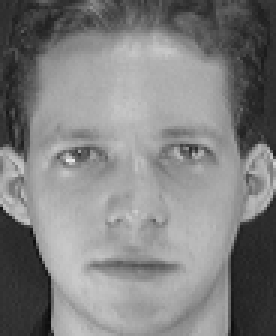
//> input picture Images/attface/att-face/s1/1.pgm, 92 x 112 px (shown 3 times larger)
$ ./canny ../../Images/attface/att-face/s1/1.pgm ../../Images/attface/att-face/s1/10.pgm   (built with g++ and OpenCV 4)
//> lines starting //> are read from the running program, lines starting //| are printed output that depends on the picture
//> further down, src is the input picture: 112 rows x 92 cols, CV_8UC3; min 11, max 234, mean 128.3
### Homework1/src/cannylib.cpp
#include "canny.hpp"

/*
 * Discrete angle
 * return the sector index of the angle
 * @param
 * @return: the sector index of the angle
 *         0: -pi/8 ~ pi/8 or -pi ~ -7pi/8 or 7pi/8 ~ pi
 *         1: -7pi/8 ~ -5pi/8 or pi/8 ~ 3pi/8
 *         2: -5pi/8 ~ -3pi/8 or 3pi/8 ~ 5pi/8
 *         3: -3pi/8 ~ -pi/8 or 5pi/8 ~ 7pi/8
 */
uchar giveSector(float angle) {
    // if the angle is negative, add pi to make it positive
    if (angle < 0) {
        angle += CV_PI;
    }

    // get the sector index of the angle
    uchar sector = 0;
    if (angle >= 0 && angle < CV_PI / 8.0) {
        sector = 0;
    } else if (angle >= CV_PI / 8.0 && angle < 3.0 * CV_PI / 8.0) {
        sector = 1;
    } else if (angle >= 3.0 * CV_PI / 8.0 && angle < 5.0 * CV_PI / 8.0) {
        sector = 2;
    } else if (angle >= 5.0 * CV_PI / 8.0 && angle < 7.0 * CV_PI / 8.0) {
        sector = 3;
    } else if (angle >= 7.0 * CV_PI / 8.0 && angle < CV_PI) {
        sector = 0;
    }

    return sector;
}

/*
 * Calculate the gradient magnitude and direction angle
 * @param source: input image
 * @param grad_m: gradient magnitude
 * @param dict_angle: gradient direction angle
 */
void calGradandAngle(Mat &source, Mat &grad_m, Mat &dict_angle) {
    float max_grad_m = 0;
    for (int i = 0; i < source.rows; i++) {
        for (int j = 0; j < source.cols; j++) {
            if (i == source.rows - 1 || j == source.cols - 1) {
                // if the pixel is at the border,
                // set the gradient magnitude to the left pixel's value
                // to avoid abnormal values
                grad_m.at<uchar>(i, j) = grad_m.at<uchar>(i, j-1);
                continue;
            }
            float Gx = (mat_at(source, i, j+1) - mat_at(source, i, j) + mat_at(source, i+1, j+1) - mat_at(source, i+1, j)) / 2.0;
            float Gy = (mat_at(source, i, j) - mat_at(source, i+1, j) + mat_at(source, i, j+1) - mat_at(source, i+1, j+1)) / 2.0;

            // calculate gradient magnitude
            grad_m.at<uchar>(i, j) = (uchar)sqrtf32(Gx*Gx + Gy*Gy);
            // update max_grad_m
            if (grad_m.at<uchar>(i, j) > max_grad_m) {
                max_grad_m = grad_m.at<uchar>(i, j);
            }
            // calculate gradient direction angle
            dict_angle.at<float>(i, j) = atan2f32(Gy, Gx);
        }
    }
//> this loop made 112 passes
//> max_grad_m on passes 1 to 12: 14, 14, 14, 20, 20, 20, 20, 21, 21, 21, 21, 21
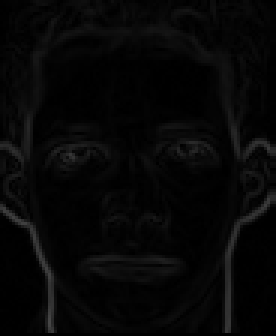
//> grad_m: 112 rows x 92 cols, CV_8UC1 (shown 3 times larger); min 0, max 70, mean 6.4
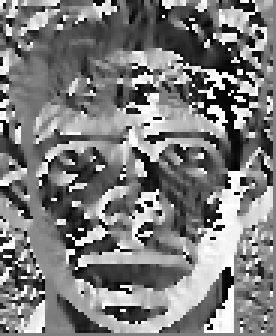
//> dict_angle: 112 rows x 92 cols, CV_32FC1 (shown 3 times larger); min -3.13, max 3.14, mean -0.0624; drawn with min black and max white
//> after the loop, max_grad_m = 70

    // normalize the gradient magnitude
    for (int i = 0; i < grad_m.rows; i++) {
        for (int j = 0; j < grad_m.cols; j++) {
            grad_m.at<uchar>(i, j) = grad_m.at<uchar>(i, j) / max_grad_m * 255;
        }
    }
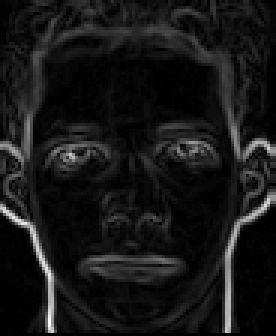
//> grad_m: 112 rows x 92 cols, CV_8UC1 (shown 3 times larger); min 0, max 255, mean 23
}

/*
 * Non-maximum suppression's Implementation.
 * If the pixel is not the local maximum
 * in the direction of the sector, set it to 0.
 * @param grad_m: gradient magnitude
 * @param dict_angle: gradient direction angle
 * @param dst: output image
 */
void nonMaxSuppression(Mat &grad_m, Mat &dict_angle, Mat &dst) {
    for (int i = 0; i < grad_m.rows; i++) {
        for (int j = 0; j < grad_m.cols; j++) {
            // get the sector index of the angle
            uchar sector = giveSector(dict_angle.at<float>(i, j));
            // get the gradient magnitude of the pixel
            uchar grad_mag = grad_m.at<uchar>(i, j);
            // get the max gradient magnitude of the pixel
            // in the direction of the sector to compare
            uchar grad_mag_cmp = 0;
            switch (sector) {
                /* be careful of the direction of the gradient
                 * ----→ Gx
                 *     |
                 *     ↓ Gy
                 * can be viewed as -pi/4, while
                 *     ↑ Gy
                 *     |
                 * ----→ Gx
                 * can be viewed as pi/4
                 */
                case 0: // 0: viewed as 0
                    grad_mag_cmp = max(mat_at(grad_m, i, j-1), mat_at(grad_m, i, j+1));
                    break;
                case 1: // 1: viewed as pi/4
                    grad_mag_cmp = max(mat_at(grad_m, i-1, j-1), mat_at(grad_m, i+1, j+1));
                    break;
                case 2: // 2: viewed as pi/2
                    grad_mag_cmp = max(mat_at(grad_m, i-1, j), mat_at(grad_m, i+1, j));
                    break;
                case 3: // 3: viewed as -pi/4
                    grad_mag_cmp = max(mat_at(grad_m, i-1, j+1), mat_at(grad_m, i+1, j-1));
                    break;
            }

            // if the pixel is not the local maximum, set it to 0
            if (grad_mag < grad_mag_cmp) {
                dst.at<uchar>(i, j) = 0;
            } else {
                dst.at<uchar>(i, j) = grad_mag;
            }
        }
    }
}

/*
 * Hysteresis thresholding's Step 1
 * Get the strong and weak edges
 * @param src: input image
 * @param strong_edges: output image (containing strong edges)
 * @param weak_edges: output image (containing weak edges)
 * @param lowThreshold: first threshold for the hysteresis procedure
 * @param highThreshold: second threshold for the hysteresis procedure
 */
void hysteresisThresholdingStep1(Mat &src, Mat &strong_edges, Mat &weak_edges, int lowThreshold, int highThreshold) {
//> called with lowThreshold = 20, highThreshold = 60
    for (int i = 0; i < src.rows; i++) {
        for (int j = 0; j < src.cols; j++) {
            // if the pixel is larger than highThreshold, it is a strong edge
            if (mat_at(src, i, j) >= highThreshold) {
                strong_edges.at<uchar>(i, j) = 255;
                continue;
            } else {
                strong_edges.at<uchar>(i, j) = 0;
            }
            // if the pixel is larger than lowThreshold,
            // but smaller than highThreshold, it is a weak edge
            if (mat_at(src, i, j) >= lowThreshold) {
                weak_edges.at<uchar>(i, j) = 255;
            } else {
                weak_edges.at<uchar>(i, j) = 0;
            }
        }
    }
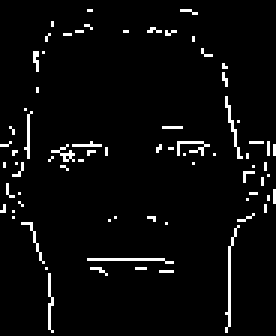
//> strong_edges: 112 rows x 92 cols, CV_8UC1 (shown 3 times larger); 3.9% white in thin lines or dots
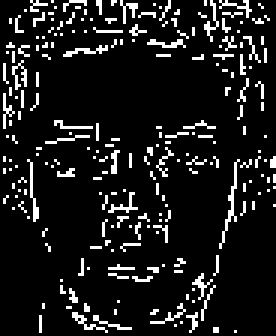
//> weak_edges: 112 rows x 92 cols, CV_8UC1 (shown 3 times larger); 10.5% white in thin lines or dots
}

/*
 * Hysteresis thresholding's Step 2
 * Connect the weak edges to the strong edges to get the final edges
 * @param src: input image (containing weak edges)
 * @param dst: output image (containing strong edges)
 */
#ifdef USE_WEAK_EDGE
void hysteresisThresholdingStep2(Mat &src, Mat &dst) {
    // Step 2: connect the weak edges to the strong edges to get the final edges
    for (int i = 0; i < dst.rows; i++) {
        for (int j = 0; j < dst.cols; j++) {
            // if the pixel is a weak edge
            if (mat_at(src, i, j) == 255) {
                // check if it has a strong edge in its 8-neighborhood
                bool has_strong_edge = false;
                for (int k = -1; k <= 1; k++) {
                    for (int l = -1; l <= 1; l++) {
                        // if the pixel is a strong edge
                        if (mat_at(dst, i+k, j+l) == 255) {
                            has_strong_edge = true;
                            break;
                        }
                    }
                }
                // if it has a strong edge in its 8-neighborhood, set it to 255
                if (has_strong_edge) {
                    dst.at<uchar>(i, j) = 255;
                } else {
                    dst.at<uchar>(i, j) = 0;
                }
            }
        }
    }
}
#else
void hysteresisThresholdingStep2(Mat &src, Mat &dst) {
    // Step 2: connect the weak edges to the strong edges to get the final edges
    for (int i = 0; i < dst.rows; i++) {
        for (int j = 0; j < dst.cols; j++) {
            // if the pixel is a strong edge
            if (mat_at(dst, i, j) == 255) {
                // check if it has a strong edge in its 8-neighborhood
                bool has_strong_edge = false;
                for (int k = -1; k <= 1; k++) {
                    for (int l = -1; l <= 1; l++) {
                        if (k == 0 && l == 0) {
                            continue;
                        }
                        // if the pixel is a strong edge
                        if (mat_at(dst, i+k, j+l) == 255) {
                            has_strong_edge = true;
                            break;
                        }
                    }
                }
                // if it has no strong edge in its 8-neighborhood,
                // copy the weak edge in its 8-neighborhood to the strong edge
                if (!has_strong_edge) {
                    for (int k = -1; k <= 1; k++) {
                        for (int l = -1; l <= 1; l++) {
                            // if the pixel is a weak edge
                            if (mat_at(src, i+k, j+l) == 255) {
                                if (i+k < 0 || i+k >= src.rows || j+l < 0 || j+l >= src.cols) {
                                    continue;
                                }
                                dst.at<uchar>(i+k, j+l) = 255;
                            }
                        }
                    }
                }
            }
        }
    }
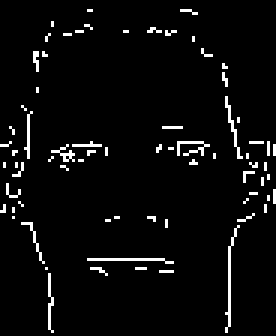
//> dst: 112 rows x 92 cols, CV_8UC1 (shown 3 times larger); 4.1% white in thin lines or dots
}
#endif

/*
 * Hysteresis thresholding's Implementation.
 * Divide into 2 parts:
 * 1. get the strong and weak edges
 * 2. connect the weak edges to the strong edges to get the final edges
 * @param src: input image
 * @param dst: output image
 * @param lowThreshold: first threshold for the hysteresis procedure
 * @param highThreshold: second threshold for the hysteresis procedure
 */
void hysteresisThresholding(Mat &src, OutputArray dst, int lowThreshold, int highThreshold) {
    // Step 1: get the strong and weak edges
    Mat strong_edges, weak_edges;
    strong_edges.create(src.size(), CV_8U);
    weak_edges.create(src.size(), CV_8U);
    hysteresisThresholdingStep1(src, strong_edges, weak_edges, lowThreshold, highThreshold);

    // Step 2: connect the weak edges to the strong edges to get the final edges
    hysteresisThresholdingStep2(weak_edges, strong_edges);

    // output the final edges
    dst.create(src.size(), CV_8U);
    dst.assign(strong_edges);
}

/*
 * Implemented myCanny function
 * (args are similar to Canny function)
 * @param image: input image (gray image)
 * @param edges: output image (containing edges)
 * @param highThreshold: low threshold for the hysteresis procedure
 * @param highThreshold: high threshold for the hysteresis procedure
 * @param apertureSize: aperture size for the Sobel operator, NOT USED
 * @param outputInner: a flag, indicating whether output the inner image
 * @param L2gradient: a flag, indicating whether a more accurate L2 norm
 */
void myCanny(InputArray image, OutputArray edges,
             double lowThreshold, double highThreshold,
             int apertureSize, bool outputInner,
             bool L2gradient) {
    // Step 1: blur the gray image
    Mat blurred;
    GaussianBlur(image, blurred, Size(3,3), 0.0);

    // Step 2: calculate gradient magnitude and direction angle
    Mat grad_m, dict_angle;
    // use uchar to store gradient magnitude
    // use float to store direction angle
    grad_m.create(blurred.size(), CV_8U);
    dict_angle.create(blurred.size(), CV_32F);
    calGradandAngle(blurred, grad_m, dict_angle);
    // if outputInner is true, output the inner image
    if (outputInner) {
        // output the inner image of grad magtinude
        imwrite("inner/grad.png", grad_m);
    }

    // Step 3: non-maximum suppression
    Mat non_max_sup;
    non_max_sup.create(grad_m.size(), CV_8U);
    nonMaxSuppression(grad_m, dict_angle, non_max_sup);
    // if outputInner is true, output the inner image
    if (outputInner) {
        // output the inner image of non-maximum suppression
        imwrite("inner/nms.png", non_max_sup);
    }

    // Step 4: hysteresis thresholding
    hysteresisThresholding(non_max_sup, edges, lowThreshold, highThreshold);
    // if outputInner is true, output the inner image
    if (outputInner) {
        // output the inner image of hysteresis thresholding
        imwrite("inner/hysteresis.png", edges);
    }
}

### Homework1/src/canny.cpp
#include "canny.hpp"
#include <iostream>
#include <sys/stat.h>

const String parser_string = "{help h usage    |           | print this message  }"
                             "{inner           |           | output inner image  }"
                             "{@input          | lena.jpg  | input image         }"
                             "{@output         | canny.png | output image        }"
                             "{t lowThreshold  | 20        | low threshold value }"
                             "{r ratio         | 3         | ratio               }"
                             "{k kernel_size   | 3         | kernel size         }"
                             ;

int main(int argc, char** argv) {
    Mat src, src_gray, dst, detected_edges;

    // parse command line arguments
    CommandLineParser parser(argc, argv, parser_string);
    if (parser.has("help")) {
        parser.printMessage();
        return 0;
    }

    // try to open input image
    try {
        src = imread(samples::findFile(parser.get<String>("@input")), IMREAD_COLOR);
    } catch (const cv::Exception& e) {
        std::cerr << "\n" << "Error opening file: " << e.what() << std::endl;
        parser.printMessage();
        return -1;
    }

    // initialize variables
    bool output_inner = parser.has("inner");
    String output_filename = parser.get<String>("@output");
    float lowThreshold = parser.get<float>("lowThreshold");
    float ratio = parser.get<float>("ratio");
    float kernel_size = parser.get<float>("kernel_size");

    // if output_inner is true, output the inner image
    if (output_inner) {
        // mkdir inner
        String inner_dir = "inner";
        // check if inner directory exists
        struct stat info;
        if (stat(inner_dir.c_str(), &info) != 0) {
            // create inner directory
            mkdir(inner_dir.c_str(), 0755);
        }
    }

    // create dst image size and get the gray image of src
    dst.create(src.size(), src.type());
    cvtColor(src, src_gray, COLOR_BGR2GRAY);

    // detect edges using canny
    myCanny(src_gray, detected_edges, lowThreshold, lowThreshold*ratio, kernel_size, output_inner);

    // use detected_edges as a mask to copy the original image
    dst = Scalar::all(0);
    src.copyTo(dst, detected_edges);
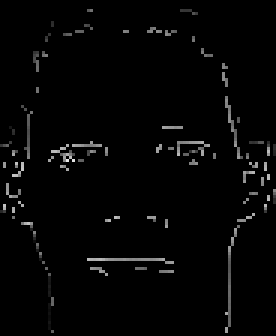
//> dst: 112 rows x 92 cols, CV_8UC3 (shown 3 times larger); min 0, max 234, mean 4.9

    // output the processed image
    imwrite(output_filename, dst);

    return 0;
}

$ run again, on Images/attface/att-face/s1/2.pgm
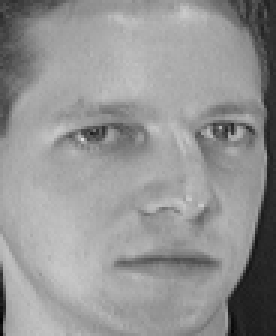
//> input picture Images/attface/att-face/s1/2.pgm, 92 x 112 px (shown 3 times larger)
//> src is the input picture: 112 rows x 92 cols, CV_8UC3; min 2, max 223, mean 148
//> the loop in calGradandAngle, `for (int i = 0; i < source.rows; i++)` made 112 passes
//> max_grad_m on passes 1 to 8: 14, 19, 20, 20, 20, 20, 20, 20
//> after the loop in calGradandAngle, `for (int i = 0; i < source.rows; i++)`:
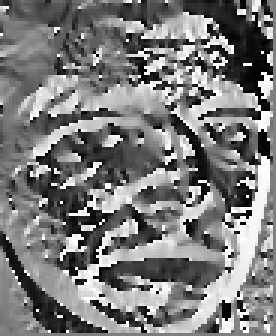
//> dict_angle: 112 rows x 92 cols, CV_32FC1 (shown 3 times larger); min -3.13, max 3.14, mean -0.0984; drawn with min black and max white
//> after the loop in calGradandAngle, `for (int i = 0; i < source.rows; i++)`: max_grad_m = 66
//> `src.copyTo(dst, detected_edges);`:
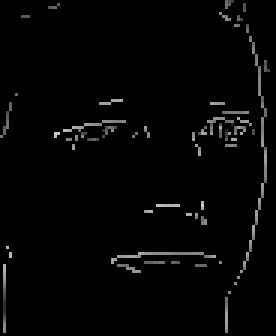
//> dst: 112 rows x 92 cols, CV_8UC3 (shown 3 times larger); min 0, max 201, mean 4.9

$ run again, on Images/attface/att-face/s1/3.pgm
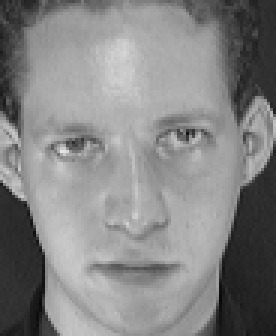
//> input picture Images/attface/att-face/s1/3.pgm, 92 x 112 px (shown 3 times larger)
//> src is the input picture: 112 rows x 92 cols, CV_8UC3; min 7, max 232, mean 132.6
//> the loop in calGradandAngle, `for (int i = 0; i < source.rows; i++)` made 112 passes
//> max_grad_m on passes 1 to 8: 20, 21, 25, 25, 25, 25, 25, 25
//> after the loop in calGradandAngle, `for (int i = 0; i < source.rows; i++)`:
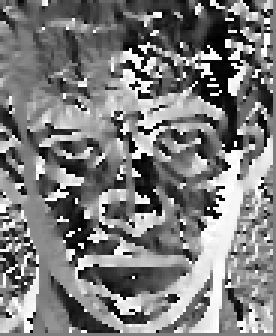
//> dict_angle: 112 rows x 92 cols, CV_32FC1 (shown 3 times larger); min -3.11, max 3.14, mean -0.0498; drawn with min black and max white
//> after the loop in calGradandAngle, `for (int i = 0; i < source.rows; i++)`: max_grad_m = 66
//> `src.copyTo(dst, detected_edges);`:
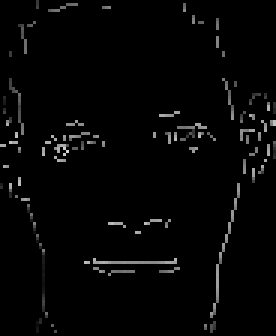
//> dst: 112 rows x 92 cols, CV_8UC3 (shown 3 times larger); min 0, max 215, mean 5.3

$ run again, on Images/attface/att-face/s1/4.pgm
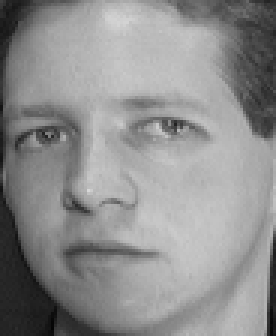
//> input picture Images/attface/att-face/s1/4.pgm, 92 x 112 px (shown 3 times larger)
//> src is the input picture: 112 rows x 92 cols, CV_8UC3; min 5, max 215, mean 142.1
//> the loop in calGradandAngle, `for (int i = 0; i < source.rows; i++)` made 112 passes
//> max_grad_m on passes 1 to 8: 12, 21, 27, 27, 27, 27, 27, 27
//> after the loop in calGradandAngle, `for (int i = 0; i < source.rows; i++)`: max_grad_m = 68
//> `src.copyTo(dst, detected_edges);`:
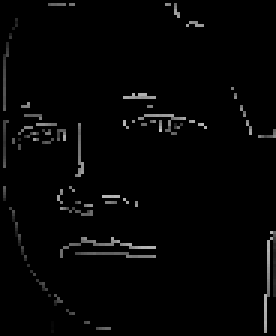
//> dst: 112 rows x 92 cols, CV_8UC3 (shown 3 times larger); min 0, max 197, mean 4.7
